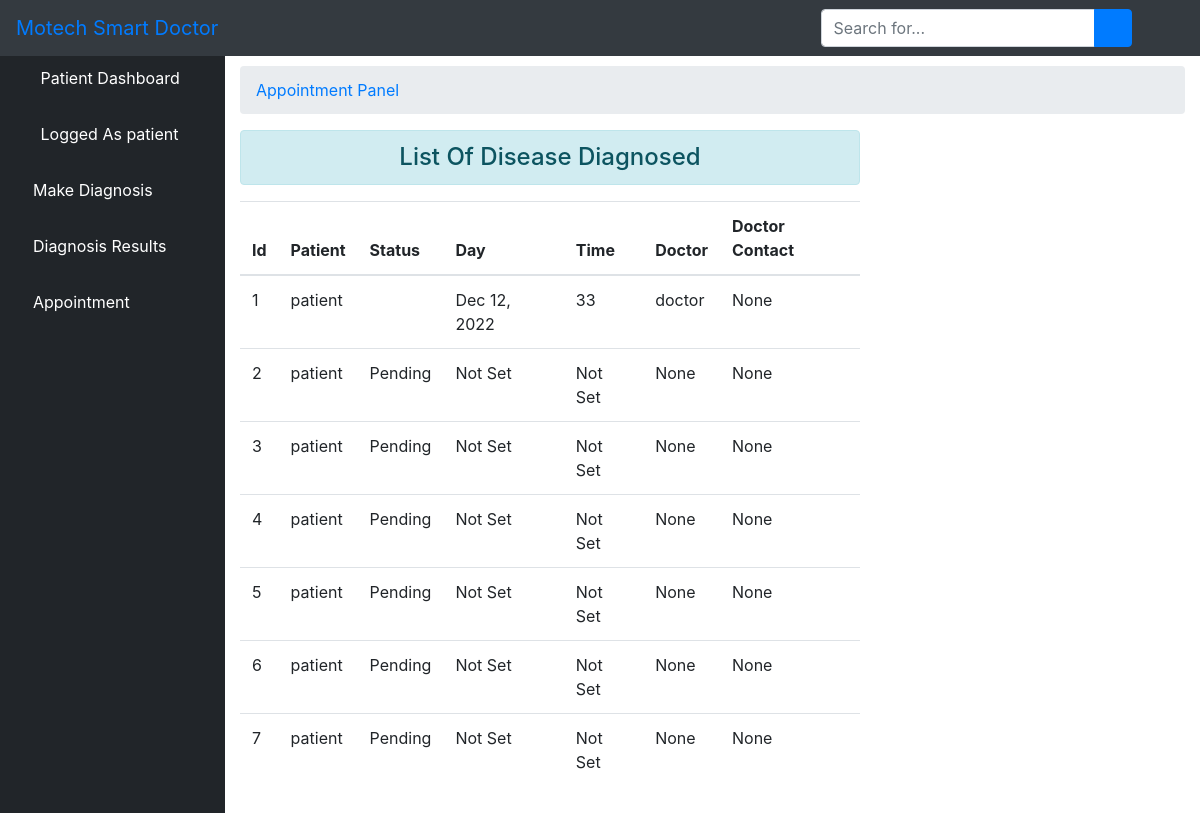
The page /ment/ (signed in) on the database its author committed.
### core/models.py (models this page shows, shortened)
class User(AbstractUser):
    is_patient = models.BooleanField(default=False)
    is_doctor = models.BooleanField(default=False)
    phonenumber = models.CharField(max_length=200,null=True)

class Ment(models.Model):
    approved = models.BooleanField(default=False)
    time = models.CharField(max_length=200, null=True)
    patient = models.ForeignKey(User, related_name="pat", on_delete= models.CASCADE)
    doctor = models.ForeignKey(User, related_name="dor", on_delete= models.CASCADE, null=True)
    ment_day = models.DateTimeField(null=True)
    medical = models.ForeignKey(Medical, related_name="medical", on_delete= models.CASCADE, null=True)
    created_on = models.DateTimeField(auto_now_add=True)

### core/views.py (the view)
# urls.py: path('ment/', views.patient_ment, name='ment_list'),
def patient_ment(request):
	user_id = request.user.id
	appointment = Ment.objects.all().filter(patient_id=user_id)
	context = {'ment':appointment, 'status':'1'}
	return render(request, 'patient/ment.html', context)

### core/templates/patient/ment.html (shortened to what this page needs)
{% extends 'patient/base.html' %}
{% block body %}
 <div id="content-wrapper">
        <div class="container-fluid">
            <ol class="breadcrumb">
                <li class="breadcrumb-item">
                    <a href="">Appointment Panel</a>
                </li>
            </ol>
            <div class="row">
            <div class="col-sm-8">
                <h4 class="text-center alert alert-info">List Of Disease Diagnosed</h4>
                <table class="table table-hover">
                    <thead>
                        <tr>
                            <th scope="col">Id</th>
                            <th scope="col">Patient</th>
                            <th scope="col">Status</th>
                            <th scope="col">Day</th>
                            <th scope="col">Time</th>
                            <th scope="col">Doctor</th>
                            <th scope="col">Doctor Contact</th>
                        </tr>
                    </thead>
                    <tbody>
                        {% for d in ment %}
                        <tr>
                            <td>{{ d.id }}</td>
                            <td>{{ d.patient.username }}</td>
                            {% if d.approved == False %}
                            <td>Pending</td>
                            {% else %}
                            <td>{{ d.medicine }}</td>
                            {% endif %}
                            {% if d.ment_day == None %}
                            <td>Not Set</td>
                            {% else %}
                            <td>{{ d.ment_day|date:"M d, Y" }}</td>
                            {% endif %}
                            {% if d.time == None %}
                            <td>Not Set</td>
                            {% else %}
                            <td>{{ d.time }}</td>
                            {% endif %}
                            {% if d.doctor.username == Null %}
                            <td>None</td>
                            {% else %}
                            <td>{{ d.doctor.username }}</td>
                            {% endif %}
                            {% if d.doctor.phonenumber == Null %}
                            <td>None</td>
                            {% else %}
                            <td>{{ d.doctor.phonenumber }}</td>
                            {% endif %}
                        </tr>
                        {% endfor %}
                    </tbody>
                </table>
            </div>
            </div>
        </div>
        </div>
{% endblock %}

### core/templates/patient/base.html (shortened to what this page needs)
{% load static %}
<!DOCTYPE html>
<html>
<head>
    <link rel="stylesheet" href="{% static 'core/css/bootstrap/four/bootstrap.css' %}">
    <link href="{% static 'core/css/sb-admin.css' %}" rel="stylesheet">
    <link href="{% static 'core/css/fontawesome-free/css/all.min.css' %}" rel="stylesheet" type="text/css">
</head>
<body id="page-top">
<nav class="navbar navbar-expand navbar-dark bg-dark fixed-top">
    <a class="navbar-brand mr-1 text-primary" href="">Motech Smart Doctor</a>
    <button class="btn btn-link btn-sm text-white order-1 order-sm-0" id="sidebarToggle" href="#">
        <i class="fas fa-bars"></i>
    </button>
    <form class="d-none d-md-inline-block form-inline ml-auto mr-0 mr-md-3 my-2 my-md-0">
        <div class="input-group">
            <input type="text" class="form-control" placeholder="Search for..." aria-label="Search" aria-describedby="basic-addon2">
            <div class="input-group-append">
                <button class="btn btn-primary" type="button">
                    <i class="fas fa-search"></i>
                </button>
            </div>
        </div>
    </form>
    <ul class="navbar-nav ml-auto ml-md-0">
        <li class="nav-item dropdown no-arrow">
            <a class="nav-link dropdown-toggle" href="#" id="userDropdown" role="button" data-toggle="dropdown" aria-haspopup="true" aria-expanded="false">
                <i class="fas fa-user-circle fa-fw text-primary"></i>
            </a>
        </li>
    </ul>
</nav>
<div id="wrapper" style="padding-top: 50px">
<ul class="sidebar navbar-nav">
    <li class="nav-item active">
        <a class="nav-link" href="{% url 'patient' %}">
            <i class="fas fa-fw fa-tachometer-alt"></i>
            <span>Patient Dashboard</span>
        </a>
    </li>
    <li class="nav-item active">
        <a class="nav-link" href="">
            <i class="fas fa-user-circle fa-fw text-primary"></i>
            <span>Logged As {{ user.username }}</span>
        </a>
    </li>
    {% if status == '1' %}
     <li class="nav-item">
        <a class="nav-link" href="{% url 'diagnosis' %}">
            <i class="fas fa-microscope text-primary"></i>
            <span style="color: white">Make Diagnosis</span>
        </a>
    </li>
    <li class="nav-item">
        <a class="nav-link" href="{% url 'result' %}">
            <i class="fas fa-pager text-primary"></i>
            <span style="color: white">Diagnosis Results</span>
        </a>
    </li>
    <li class="nav-item">
        <a class="nav-link" href="{% url 'ment_list' %}">
            <i class="fas fa-calendar text-primary"></i>
            <span style="color: white">Appointment</span>
        </a>
    </li>
    {% endif %}
</ul>
    {% block body %}{% endblock %}
</div>

### rows shown on the page
User: username "patient"
Ment: id "1", patient.username "patient", ment_day "Dec 12, 2022", time "33", doctor.username "doctor", shows "None"
Ment: id "2", patient.username "patient", approved "Pending", shows "Not Set", shows "None"
Ment: id "3", patient.username "patient", approved "Pending", shows "Not Set", shows "None"
Ment: id "4", patient.username "patient", approved "Pending", shows "Not Set", shows "None"
Ment: id "5", patient.username "patient", approved "Pending", shows "Not Set", shows "None"
Ment: id "6", patient.username "patient", approved "Pending", shows "Not Set", shows "None"
Ment: id "7", patient.username "patient", approved "Pending", shows "Not Set", shows "None"
